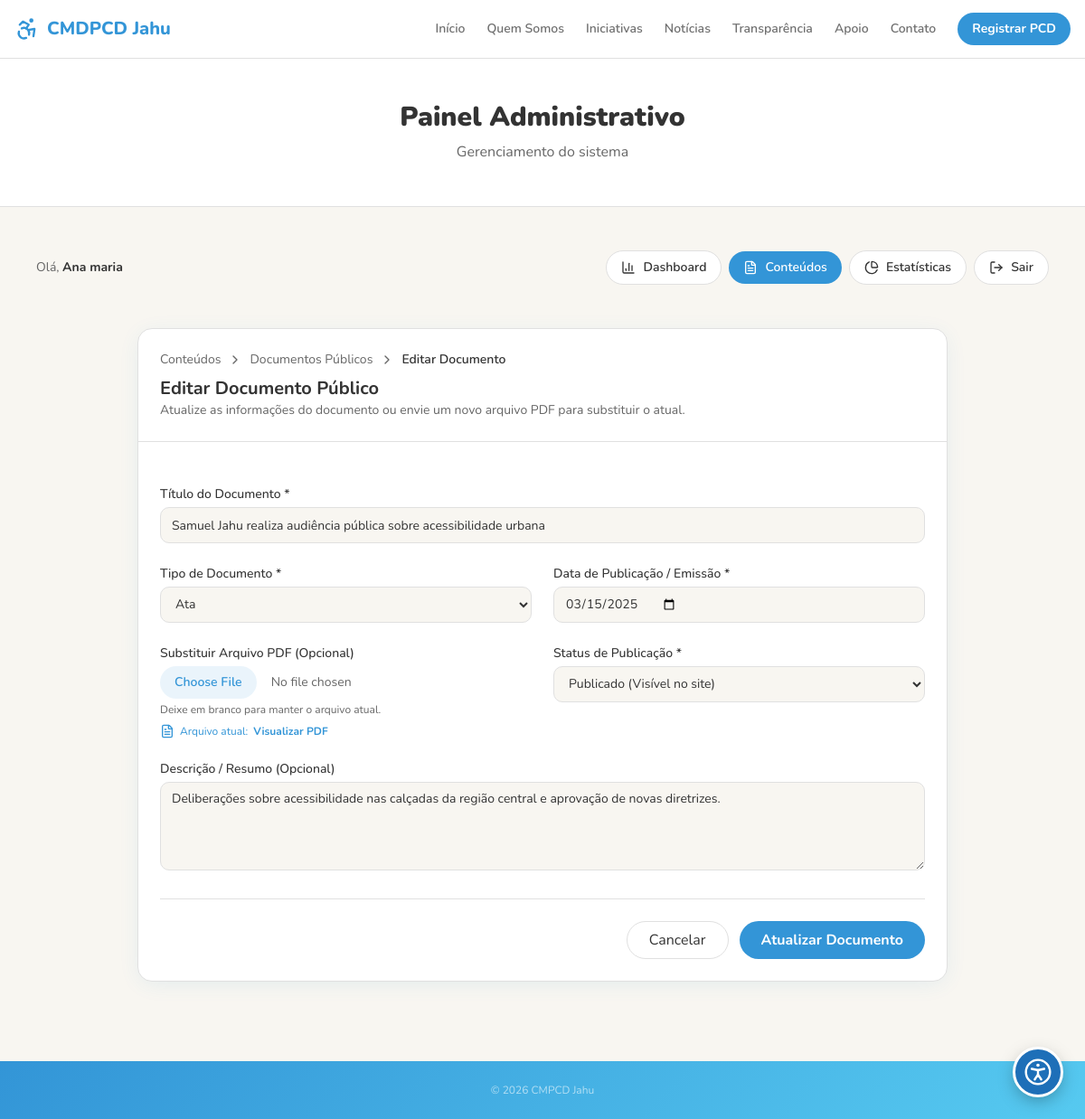
The page /admin/conteudos/documentos/edit?id=1 (signed in) on the database its author committed.
### tables this page shows
CREATE TABLE `documentos_publicos` (
  `id` bigint(20) NOT NULL AUTO_INCREMENT,
  `titulo` varchar(200) NOT NULL,
  `tipo` enum('ata','resolucao','edital','oficio','relatorio','outros') NOT NULL,
  `data_publicacao` date NOT NULL,
  `caminho_arquivo` varchar(255) NOT NULL,
  `descricao` text DEFAULT NULL,
  `status` enum('publicado','arquivado') DEFAULT 'publicado',
  `criado_em` timestamp NOT NULL DEFAULT current_timestamp(),
  `atualizado_em` timestamp NOT NULL DEFAULT current_timestamp() ON UPDATE current_timestamp(),
  `deletado_em` datetime DEFAULT NULL,
  PRIMARY KEY (`id`)
);

### app/controllers/ConteudoController.php (called while the page is built, shortened)
<?php
class ConteudoController {
    private $documentoModel;
    public function __construct() {
        $this->documentoModel = new DocumentoPublico();
    }
    public function editDocumento() {
        $id = $_GET['id'] ?? null;
        $documento = $this->documentoModel->find($id);
        $error = $_SESSION['error_msg'] ?? null;
        view('admin/conteudos/documentos/edit', [
            'activeTab' => 'conteudos',
            'documento' => $documento,
            'error' => $error
        ]);
    }
}

### config/Database.php (called while the page is built, shortened)
<?php
class Database {
    private static $instance = null;
    public static function getConnection() {
        if (self::$instance === null) {
            $local = is_file(__DIR__ . '/db.local.php') ? (require __DIR__ . '/db.local.php') : [];
            $host = $local['host'] ?? (getenv('DB_HOST') ?: 'localhost');
            $dbname = $local['dbname'] ?? (getenv('DB_NAME') ?: 'cmpcd_jau');
            $user = $local['user'] ?? (getenv('DB_USER') ?: 'root');
            $isProduction = (getenv('APP_ENV') === 'production') || (!empty($_SERVER['APP_ENV']) && $_SERVER['APP_ENV'] === 'production');
            if (isset($local['pass'])) {
                $passwords = [$local['pass']];
            } elseif (getenv('DB_PASS') !== false && getenv('DB_PASS') !== null) {
                $passwords = [getenv('DB_PASS')];
            } elseif ($isProduction) {
                throw new Exception('Configuração insegura: defina DB_PASS ou crie config/db.local.php com uma senha forte.');
            } else {
                $passwords = ['root', ''];
            }
            $pdo = null;
            foreach ($passwords as $password) {
                try {
                    $pdo = new PDO(
                        "mysql:host=$host;dbname=$dbname;charset=utf8mb4",
                        $user,
                        $password,
                        [
                            PDO::ATTR_ERRMODE => PDO::ERRMODE_EXCEPTION,
                            PDO::ATTR_DEFAULT_FETCH_MODE => PDO::FETCH_ASSOC,
                            PDO::ATTR_EMULATE_PREPARES => false,
                        ]
                    );
                    break;
                } catch (PDOException $e) {
                    if ($e->getCode() == 1049) {
                        try {
                            $tempPdo = new PDO(
                                "mysql:host=$host;charset=utf8mb4",
                                $user,
                                $password,
                                [PDO::ATTR_ERRMODE => PDO::ERRMODE_EXCEPTION]
                            );
                            $tempPdo->exec("CREATE DATABASE IF NOT EXISTS $dbname CHARACTER SET utf8mb4 COLLATE utf8mb4_unicode_ci");
                            $pdo = new PDO(
                                "mysql:host=$host;dbname=$dbname;charset=utf8mb4",
                                $user,
                                $password,
                                [
                                    PDO::ATTR_ERRMODE => PDO::ERRMODE_EXCEPTION,
                                    PDO::ATTR_DEFAULT_FETCH_MODE => PDO::FETCH_ASSOC,
                                    PDO::ATTR_EMULATE_PREPARES => false,
                                ]
                            );
                            $connected = true;
                            break;
                        } catch (PDOException $ex) {
                        }
                    }
                }
            }
            self::$instance = $pdo;
        }
        return self::$instance;
    }
}

### app/models/DocumentoPublico.php (called while the page is built, shortened)
<?php
class DocumentoPublico {
    private $db;
    public function __construct() {
        $this->db = Database::getConnection();
    }
    public function find($id) {
        $stmt = $this->db->prepare("
            SELECT * FROM documentos_publicos
            WHERE id = ? AND deletado_em IS NULL
        ");
        $stmt->execute([$id]);
        return $stmt->fetch();
    }
}

### app/helpers/security.php (called while the page is built, shortened)
<?php
function e($value): string {
    return htmlspecialchars((string)($value ?? ''), ENT_QUOTES | ENT_SUBSTITUTE, 'UTF-8');
}

### app/views/admin/conteudos/documentos/edit.php (the view, shortened to what this page needs)
<?php require_once __DIR__ . '/../../../partials/admin_header.php'; ?>
<div class="bg-card rounded-2xl border border-border overflow-hidden max-w-4xl mx-auto mb-10" style="box-shadow: var(--card-shadow)">
  <div class="p-6 border-b border-border">
    <div class="flex items-center gap-2 text-sm text-muted-foreground mb-2">
      <a href="<?= BASE_URL ?>/admin/conteudos" class="hover:text-primary transition-colors">Conteúdos</a>
      <i data-lucide="chevron-right" class="w-4 h-4"></i>
      <a href="<?= BASE_URL ?>/admin/conteudos/documentos" class="hover:text-primary transition-colors">Documentos Públicos</a>
      <i data-lucide="chevron-right" class="w-4 h-4"></i>
      <span class="text-foreground font-semibold">Editar Documento</span>
    </div>
    <h2 class="text-xl font-bold">Editar Documento Público</h2>
    <p class="text-sm text-muted-foreground">Atualize as informações do documento ou envie um novo arquivo PDF para substituir o atual.</p>
  </div>
  <form action="<?= BASE_URL ?>/admin/conteudos/documentos/update" method="POST" enctype="multipart/form-data" class="p-6 space-y-6">
    <div class="grid sm:grid-cols-2 gap-6">
      <div class="sm:col-span-2">
        <label class="block text-sm font-medium mb-1">Título do Documento *</label>
        <input type="text" name="titulo" required value="<?= htmlspecialchars($documento['titulo']) ?>" class="flex h-10 w-full rounded-md border border-input bg-background px-3 py-2 text-sm" placeholder="Ex: Ata da Reunião Ordinária - Março 2026">
      </div>
      <div>
        <label class="block text-sm font-medium mb-1">Tipo de Documento *</label>
        <select name="tipo" required class="flex h-10 w-full rounded-md border border-input bg-background px-3 py-2 text-sm">
          <option value="ata" <?= ($documento['tipo'] === 'ata') ? 'selected' : '' ?>>Ata</option>
        </select>
      </div>
      <div>
        <label class="block text-sm font-medium mb-1">Data de Publicação / Emissão *</label>
        <input type="date" name="data_publicacao" required value="<?= htmlspecialchars($documento['data_publicacao']) ?>" class="flex h-10 w-full rounded-md border border-input bg-background px-3 py-2 text-sm">
      </div>
      <div>
        <label class="block text-sm font-medium mb-1">Substituir Arquivo PDF (Opcional)</label>
        <input type="file" name="caminho_arquivo" accept=".pdf" class="text-sm block w-full text-muted-foreground file:mr-4 file:py-2 file:px-4 file:rounded-full file:border-0 file:text-sm file:font-semibold file:bg-primary/10 file:text-primary hover:file:bg-primary/20">
        <p class="text-xs text-muted-foreground mt-1">Deixe em branco para manter o arquivo atual.</p>
        <div class="mt-2 text-xs flex items-center gap-1.5 text-primary">
          <i data-lucide="file-text" class="w-4 h-4"></i>
          <span>Arquivo atual: </span>
          <a href="<?= e(BASE_URL . '/' . $documento['caminho_arquivo']) ?>" target="_blank" class="font-bold hover:underline">
            Visualizar PDF
          </a>
        </div>
      </div>
      <div>
        <label class="block text-sm font-medium mb-1">Status de Publicação *</label>
        <select name="status" required class="flex h-10 w-full rounded-md border border-input bg-background px-3 py-2 text-sm">
          <option value="publicado" <?= ($documento['status'] === 'publicado') ? 'selected' : '' ?>>Publicado (Visível no site)</option>
        </select>
      </div>
      <div class="sm:col-span-2">
        <label class="block text-sm font-medium mb-1">Descrição / Resumo (Opcional)</label>
        <textarea name="descricao" rows="4" class="w-full rounded-md border border-input bg-background px-3 py-2 text-sm" placeholder="Uma breve descrição sobre o conteúdo do documento..."><?= htmlspecialchars($documento['descricao'] ?? '') ?></textarea>
      </div>
    </div>
    <div class="flex justify-end gap-3 pt-6 border-t border-border">
      <a href="<?= BASE_URL ?>/admin/conteudos/documentos" class="px-6 py-2 border border-border text-foreground rounded-full hover:bg-muted transition-colors">
        Cancelar
      </a>
      <button type="submit" class="px-6 py-2 bg-primary text-primary-foreground font-bold rounded-full hover:bg-primary/90 transition-colors">
        Atualizar Documento
      </button>
    </div>
  </form>
</div>
<?php require_once __DIR__ . '/../../../partials/admin_footer.php'; ?>

### public/css/utilitarios.css (style rules this page uses)
.justify-end { justify-content:flex-end }

### rows shown on the page
documentos_publicos: titulo "Samuel Jahu realiza audiência pública sobre acessibilidade urbana", tipo "Ata", data_publicacao "03/15/2025", status "Publicado (Visível no site)", descricao "Deliberações sobre acessibilidade nas calçadas da região central e aprovação de novas diretrizes."

### other values the page prints
$_SESSION['user_name'] "Ana maria"
